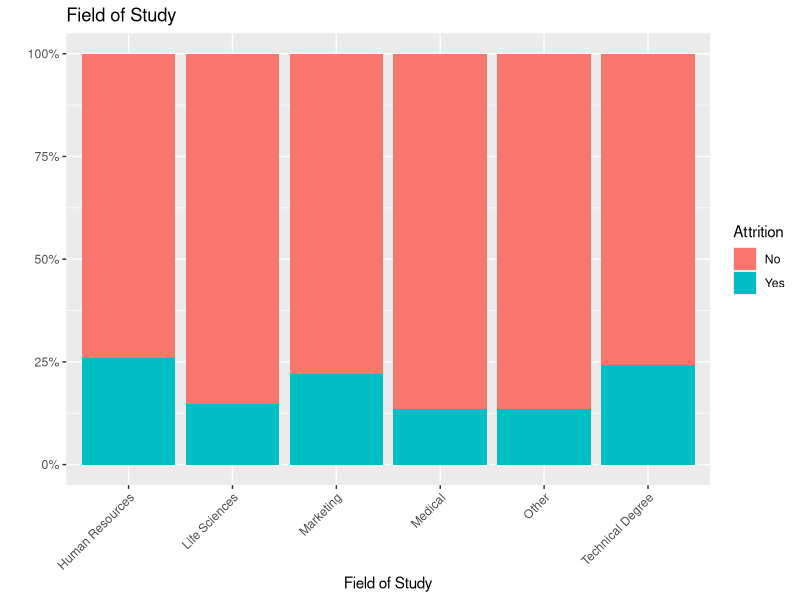
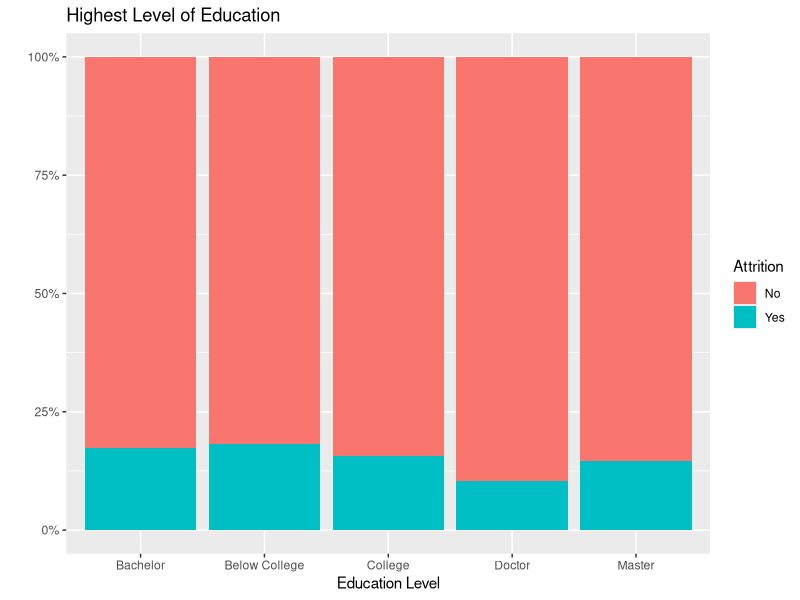
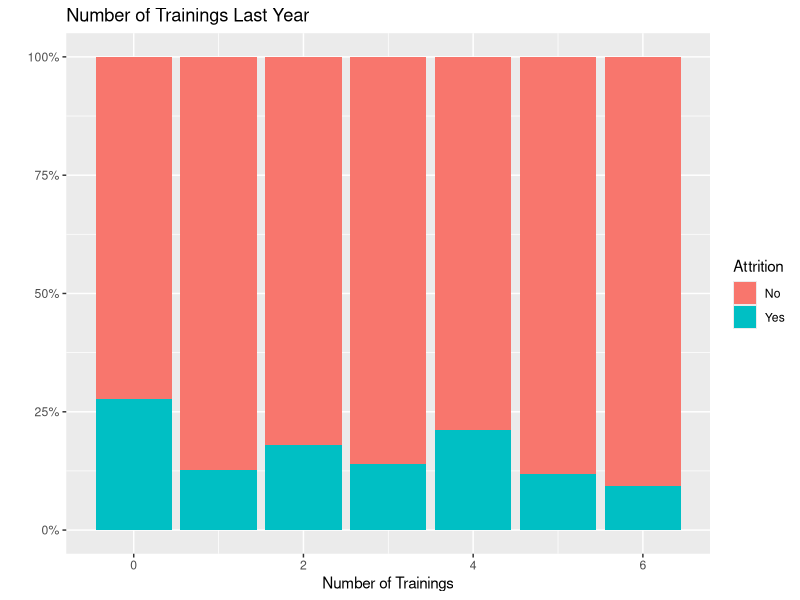
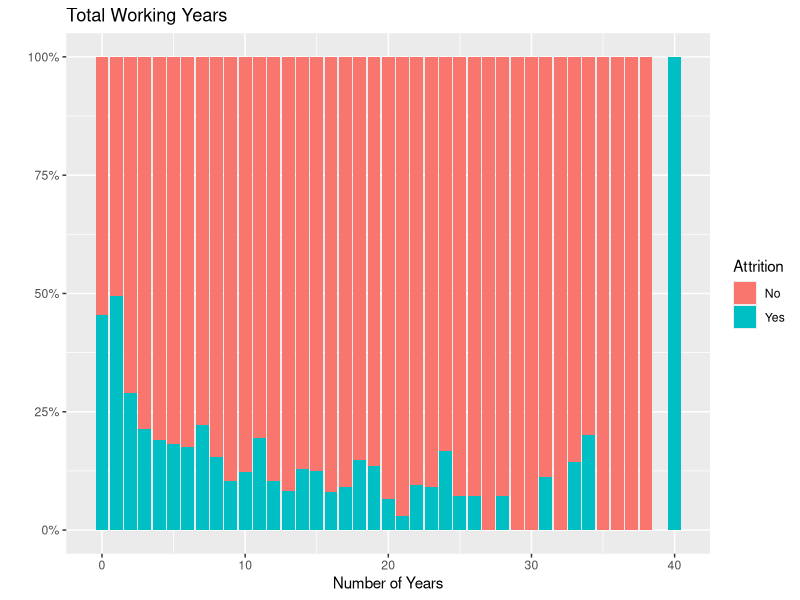
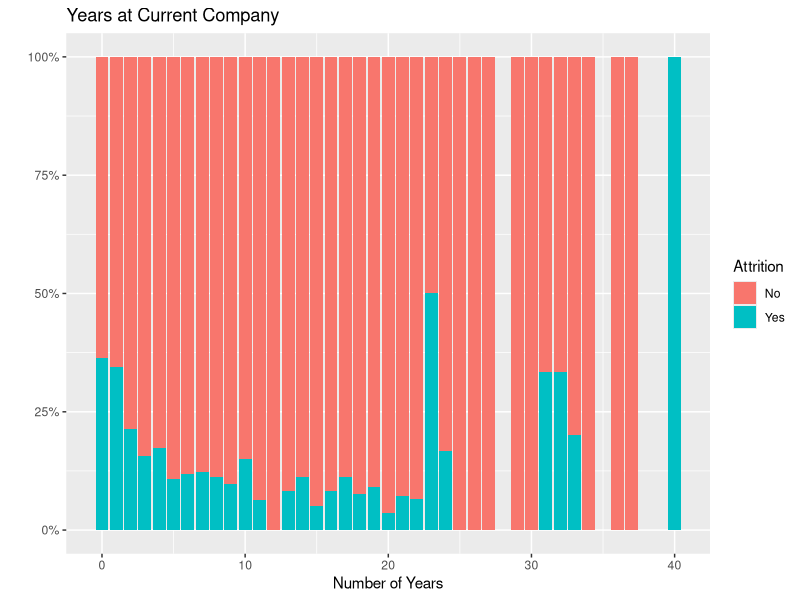
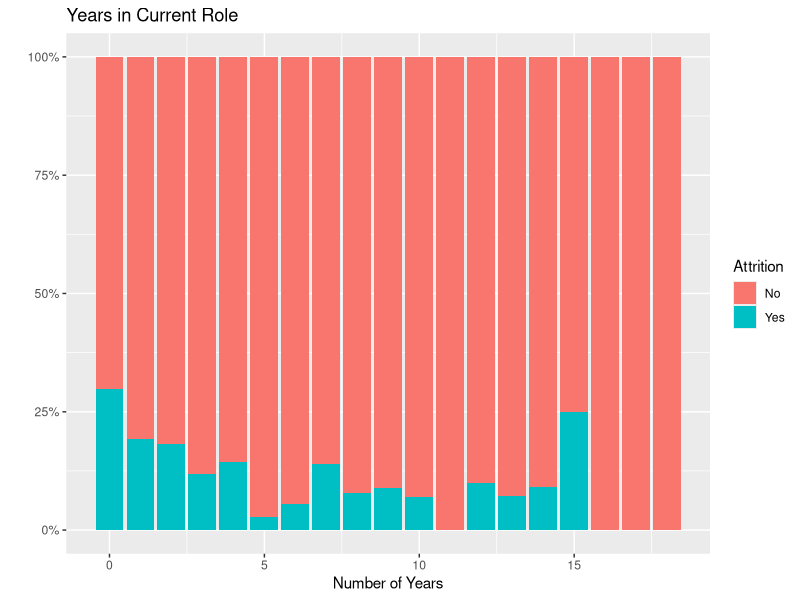
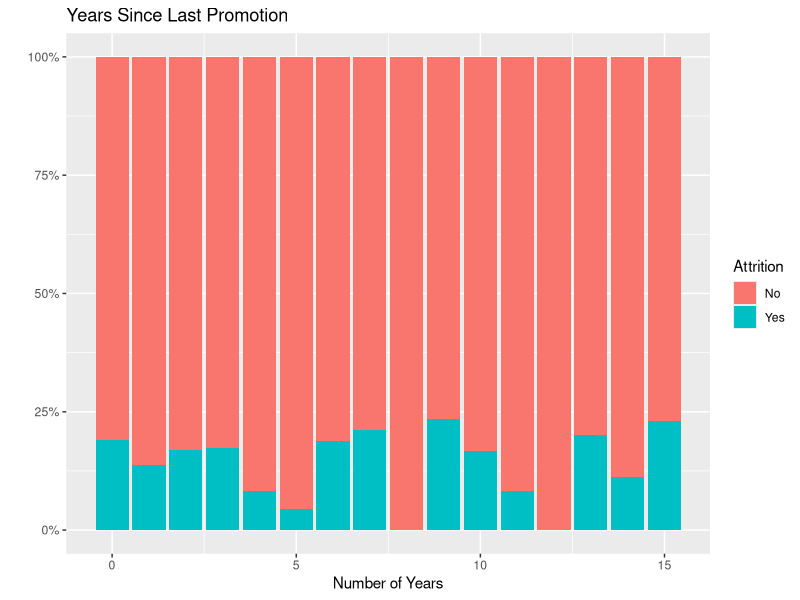
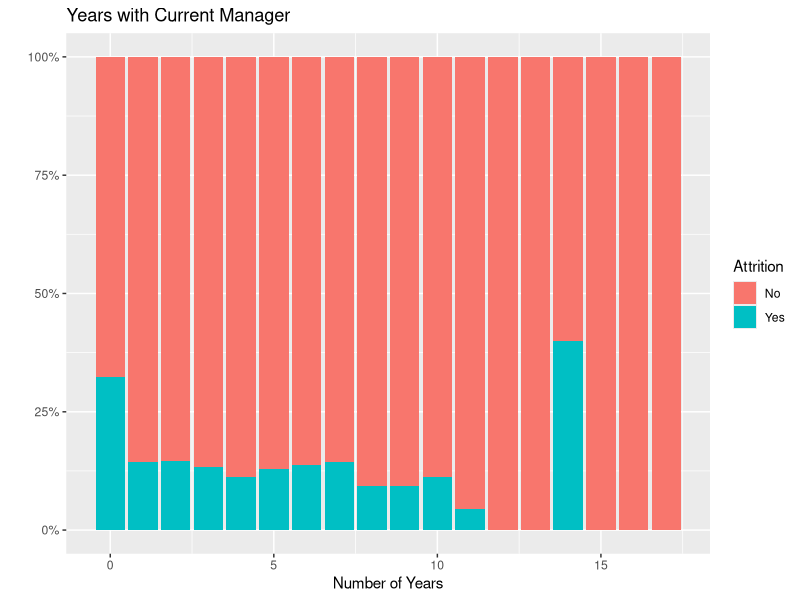

Source code (R) for these figures, in order:
## ---- chunk 1
knitr::opts_chunk$set(echo = TRUE)
## ---- chunk 2
library(readxl)
library(ggplot2)
## ---- chunk 3
df <- read_excel(path = "Attrition_Data_Clean.xlsx", sheet = "HR-employee-attrition Data")
## ---- chunk 4

#Field of Study
ggplot(df, aes(x = FieldOfStudy, fill = Attrition)) + geom_bar(position = "fill") + labs(title = "Field of Study", x = "Field of Study", y = "", color = "")+ scale_y_continuous(labels = scales::percent) + theme(axis.text.x = element_text(angle = 45, hjust = 1))

#Highest Level of Education
ggplot(df, aes(x = Education, fill = Attrition)) + geom_bar(position = "fill") + labs(title = "Highest Level of Education", x = "Education Level", y = "", color = "")+ scale_y_continuous(labels = scales::percent)

#Number of Trainings Last Year
ggplot(df, aes(x = TrainedLstYr, fill = Attrition)) + geom_bar(position = "fill") + labs(title = "Number of Trainings Last Year", x = "Number of Trainings", y = "", color = "")+ scale_y_continuous(labels = scales::percent)

#Total Working Years
ggplot(df, aes(x = TotWorkExp, fill = Attrition)) + geom_bar(position = "fill") + labs(title = "Total Working Years", x = "Number of Years", y = "", color = "")+ scale_y_continuous(labels = scales::percent)

#Years at Current Company
ggplot(df, aes(x = YrsAtCompany, fill = Attrition)) + geom_bar(position = "fill") + labs(title = "Years at Current Company", x = "Number of Years", y = "", color = "")+ scale_y_continuous(labels = scales::percent)

#Years in Current Role
ggplot(df, aes(x = YrsInRole, fill = Attrition)) + geom_bar(position = "fill") + labs(title = "Years in Current Role", x = "Number of Years", y = "", color = "")+ scale_y_continuous(labels = scales::percent)

#Years Since Last Promotion
ggplot(df, aes(x = LastPromoted, fill = Attrition)) + geom_bar(position = "fill") + labs(title = "Years Since Last Promotion", x = "Number of Years", y = "", color = "")+ scale_y_continuous(labels = scales::percent)

# Years with Current Manager
ggplot(df, aes(x = YrsWithMgr, fill = Attrition)) + geom_bar(position = "fill") + labs(title = "Years with Current Manager", x = "Number of Years", y = "", color = "")+ scale_y_continuous(labels = scales::percent)
